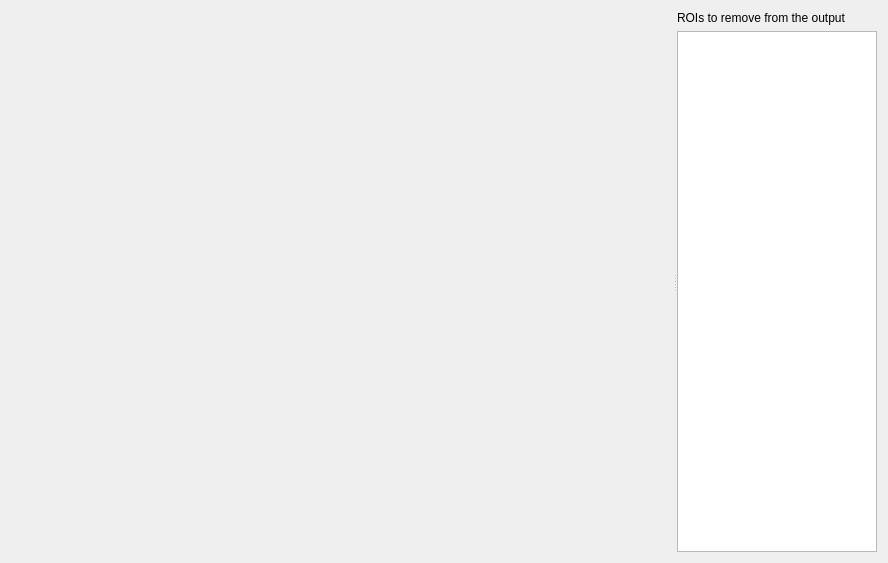
<?xml version="1.0" encoding="UTF-8"?>
<ui version="4.0">
 <class>Form</class>
 <widget class="QWidget" name="Form">
  <property name="geometry">
   <rect>
    <x>0</x>
    <y>0</y>
    <width>888</width>
    <height>563</height>
   </rect>
  </property>
  <property name="windowTitle">
   <string>Form</string>
  </property>
  <layout class="QGridLayout" name="gridLayout">
   <item row="0" column="0">
    <widget class="QSplitter" name="splitter">
     <property name="orientation">
      <enum>Qt::Horizontal</enum>
     </property>
     <widget class="Canvas" name="canvas" native="true"/>
     <widget class="QWidget" name="widget" native="true">
      <property name="sizePolicy">
       <sizepolicy hsizetype="Minimum" vsizetype="Minimum">
        <horstretch>0</horstretch>
        <verstretch>0</verstretch>
       </sizepolicy>
      </property>
      <property name="maximumSize">
       <size>
        <width>200</width>
        <height>16777215</height>
       </size>
      </property>
      <layout class="QGridLayout" name="gridLayout_2">
       <item row="1" column="0">
        <widget class="QListWidget" name="roiList"/>
       </item>
       <item row="0" column="0">
        <widget class="QLabel" name="label">
         <property name="text">
          <string>ROIs to remove from the output</string>
         </property>
        </widget>
       </item>
      </layout>
     </widget>
    </widget>
   </item>
  </layout>
 </widget>
 <customwidgets>
  <customwidget>
   <class>Canvas</class>
   <extends>QWidget</extends>
   <header>pcot.ui.canvas</header>
   <container>1</container>
  </customwidget>
 </customwidgets>
 <resources/>
 <connections/>
</ui>
